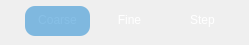
            <widget class="QFrame" name="frame_14">
             <property name="maximumSize">
              <size>
               <width>16777215</width>
               <height>50</height>
              </size>
             </property>
             <property name="frameShape">
              <enum>QFrame::NoFrame</enum>
             </property>
             <property name="frameShadow">
              <enum>QFrame::Raised</enum>
             </property>
             <widget class="QFrame" name="frame_highlighter">
              <property name="geometry">
               <rect>
                <x>25</x>
                <y>6</y>
                <width>65</width>
                <height>30</height>
               </rect>
              </property>
              <property name="maximumSize">
               <size>
                <width>16777215</width>
                <height>16777215</height>
               </size>
              </property>
              <property name="styleSheet">
               <string notr="true">background-color: rgba(0, 122, 204,120);
border-radius:10px;</string>
              </property>
              <property name="frameShape">
               <enum>QFrame::NoFrame</enum>
              </property>
              <property name="frameShadow">
               <enum>QFrame::Raised</enum>
              </property>
             </widget>
             <widget class="QPushButton" name="pushButton_coarse">
              <property name="geometry">
               <rect>
                <x>20</x>
                <y>5</y>
                <width>75</width>
                <height>30</height>
               </rect>
              </property>
              <property name="minimumSize">
               <size>
                <width>60</width>
                <height>30</height>
               </size>
              </property>
              <property name="cursor">
               <cursorShape>PointingHandCursor</cursorShape>
              </property>
              <property name="styleSheet">
               <string notr="true">font: 63 12pt &quot;Segoe UI Semibold&quot;;
color: rgb(255, 255, 255);
border:none;</string>
              </property>
              <property name="text">
               <string>Coarse</string>
              </property>
             </widget>
             <widget class="QPushButton" name="pushButton_fine">
              <property name="geometry">
               <rect>
                <x>92</x>
                <y>5</y>
                <width>75</width>
                <height>30</height>
               </rect>
              </property>
              <property name="minimumSize">
               <size>
                <width>60</width>
                <height>30</height>
               </size>
              </property>
              <property name="cursor">
               <cursorShape>PointingHandCursor</cursorShape>
              </property>
              <property name="styleSheet">
               <string notr="true">font: 63 12pt &quot;Segoe UI Semibold&quot;;
color: rgb(255, 255, 255);
border:none;</string>
              </property>
              <property name="text">
               <string>Fine</string>
              </property>
             </widget>
             <widget class="QPushButton" name="pushButton_step">
              <property name="geometry">
               <rect>
                <x>165</x>
                <y>5</y>
                <width>75</width>
                <height>30</height>
               </rect>
              </property>
              <property name="minimumSize">
               <size>
                <width>60</width>
                <height>30</height>
               </size>
              </property>
              <property name="cursor">
               <cursorShape>PointingHandCursor</cursorShape>
              </property>
              <property name="styleSheet">
               <string notr="true">font: 63 12pt &quot;Segoe UI Semibold&quot;;
color: rgb(255, 255, 255);
border:none;</string>
              </property>
              <property name="text">
               <string>Step</string>
              </property>
             </widget>
             <zorder>pushButton_coarse</zorder>
             <zorder>pushButton_fine</zorder>
             <zorder>pushButton_step</zorder>
             <zorder>frame_highlighter</zorder>
            </widget>
